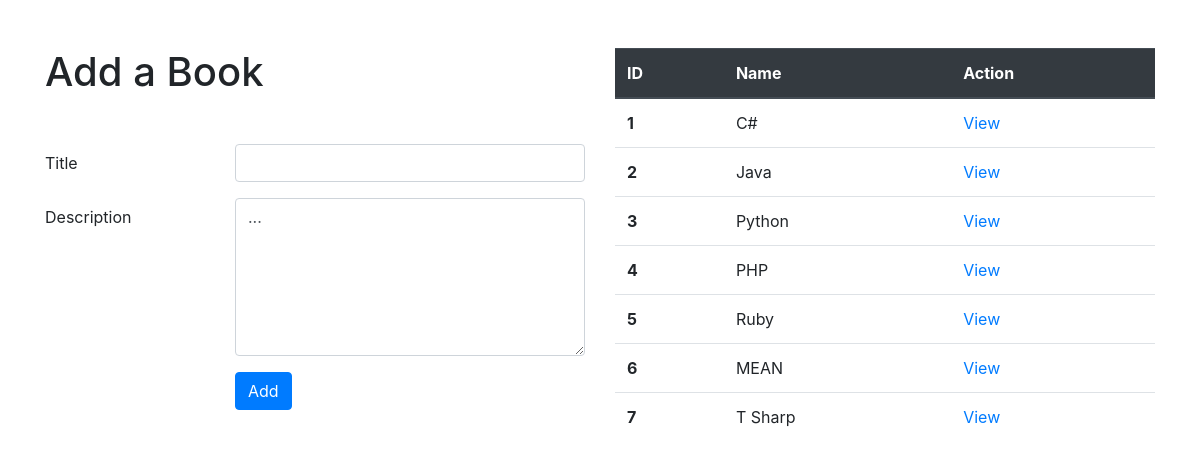
The page / on the database its author committed.
### books_authors_app/models.py (models this page shows)
class Book(models.Model):
	title = models.CharField(max_length=255)
	desc = models.TextField()
	created_at = models.DateTimeField(auto_now_add=True)
	updated_at = models.DateTimeField(auto_now=True)

### books_authors_app/views.py (the view)
# urls.py: path('',views.index),
def index(request):
	context = {
		"all_books": Book.objects.all()
	}
	return render(request,'index.html', context)

### books_authors_app/templates/index.html (shortened to what this page needs)
<!DOCTYPE html>
<html lang="en">
<head>
	{% load static %}
	<link rel="stylesheet" href="https://stackpath.bootstrapcdn.com/bootstrap/4.3.1/css/bootstrap.min.css">
</head>
<body>
	<div class="container">
		<div class="row">
			<div class="col-md-6">
				<h1 class="mb-5 mt-5">Add a Book</h1>
				<form id='main-form'action='/add_book' method='post'>
					<div class="form-group row">
						<label for="title" class="col-sm-4 col-form-label">Title</label>
						<div class="col-sm-8">
						<input type="text" id="title"  class="form-control" name="title">
						</div>
					</div>
					<div class="form-group row">
						<label for="desc" class="col-sm-4 col-form-label">Description</label>
						<div class="col-sm-8">
						<textarea rows="6" name="desc" class="form-control" form="main-form">...</textarea>
						</div>
					</div>
					<div class="form-group row">
						<div class="col-sm-8 offset-sm-4">
							<input class='btn btn-primary' type='submit' value='Add'>
						</div>
					</div>
				</form>
			</div>
			<div class="col-md-6">
				<table class="table mt-5">
					<thead class="thead-dark">
						<tr>
						<th scope="col">ID</th>
						<th scope="col">Name</th>
						<th scope="col">Action</th>
						</tr>
					</thead>
					<tbody>
						{% for book in all_books %}
						<tr>
						<th scope="row">{{ book.id }}</th>
						<td>{{ book.title }}</td>
						<td><a href="/books/{{ book.id }}">View</a></td>
						</tr>
						{% endfor %}
					</tbody>
				</table>
			</div>
		</div>
	</div>
</body>
</html>

### rows shown on the page
Book: id "1", title "C#"
Book: id "2", title "Java"
Book: id "3", title "Python"
Book: id "4", title "PHP"
Book: id "5", title "Ruby"
Book: id "6", title "MEAN"
Book: id "7", title "T Sharp"
